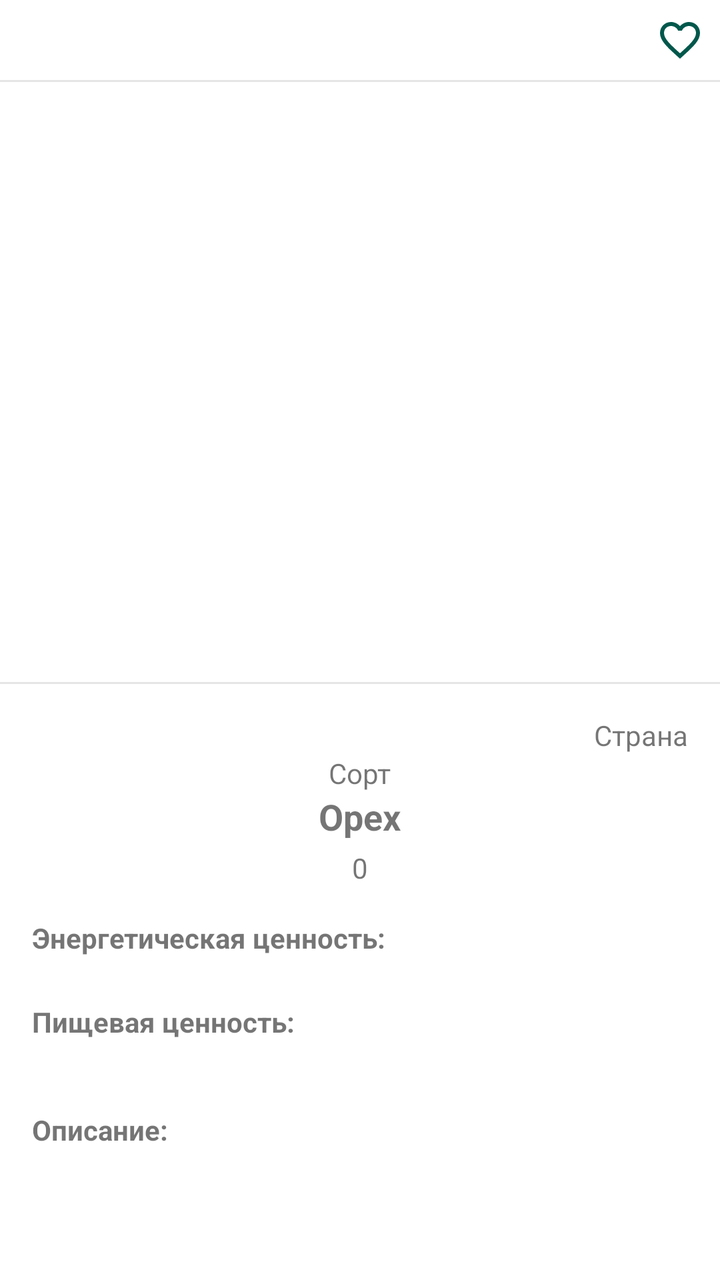
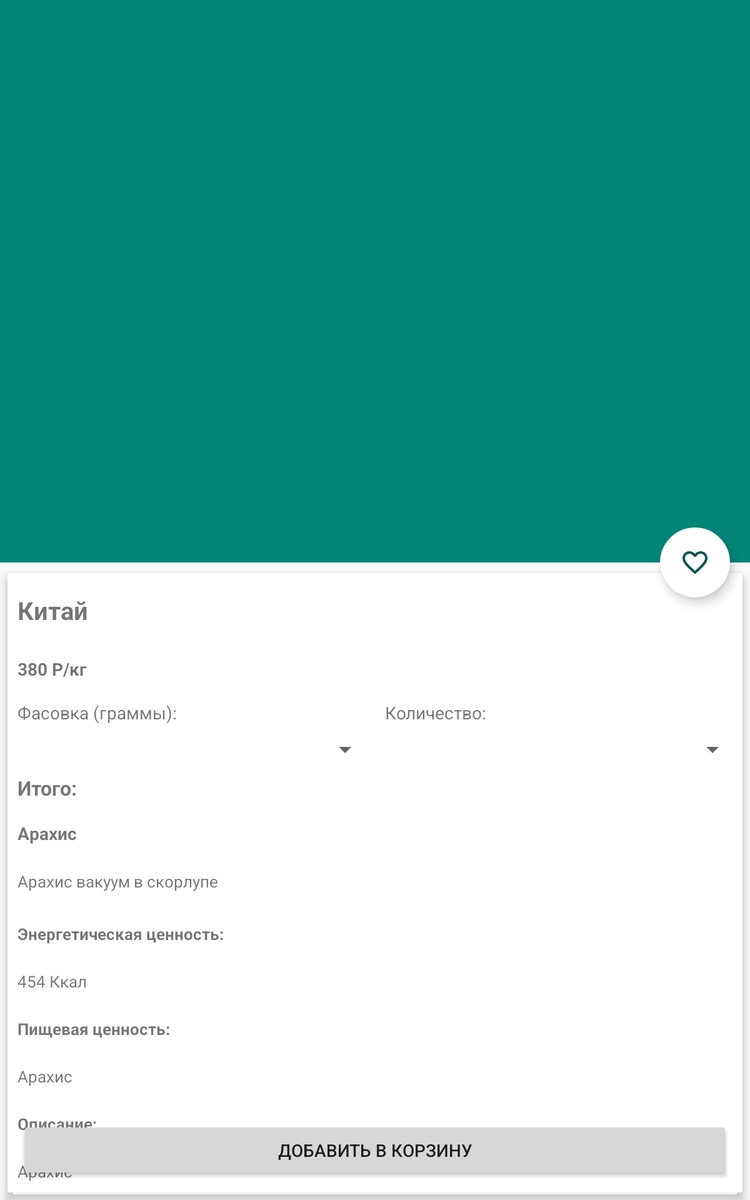

An Android layout and its configuration variant, each rendered on a device that would load it. The default file and the variant file are quoted in full after the pictures.
<!-- AndroidManifest.xml: activity theme AppTheme.NoActionBar -->
<!-- res/layout/activity_product.xml -->
<?xml version="1.0" encoding="utf-8"?>
<LinearLayout xmlns:android="http://schemas.android.com/apk/res/android"
    xmlns:app="http://schemas.android.com/apk/res-auto"
    xmlns:tools="http://schemas.android.com/tools"
    android:layout_width="match_parent"
    android:layout_height="match_parent"
    android:background="@color/white"
    android:orientation="vertical"
    tools:context=".Activities.ProductActivity">


    <FrameLayout
        android:layout_width="match_parent"
        android:layout_height="40dp"
        android:orientation="horizontal">

        <Button
            android:id="@+id/button_back"
            android:layout_width="24dp"
            android:layout_height="24dp"
            android:layout_margin="8dp"
            android:background="@drawable/ic_back"
            android:clickable="true"
            android:gravity="start" />

        <Button
            android:id="@+id/button_favourite"
            android:layout_width="24dp"
            android:layout_height="24dp"
            android:layout_gravity="end"
            android:layout_margin="8dp"
            android:background="@drawable/ic_favorite_product"
            android:clickable="true" />

    </FrameLayout>

    <View
        android:layout_width="match_parent"
        android:layout_height="1dp"
        android:background="@color/light_grey" />

    <ImageView
        android:id="@+id/product_thumbnail"
        android:layout_width="match_parent"
        android:layout_height="300dp"
        android:scaleType="centerCrop" />

    <View
        android:layout_width="match_parent"
        android:layout_height="1dp"
        android:background="@color/light_grey" />

    <ScrollView
        android:layout_width="match_parent"
        android:layout_height="wrap_content">

        <LinearLayout

            android:layout_width="match_parent"
            android:layout_height="match_parent"
            android:gravity="center"
            android:orientation="vertical">


            <TextView
                android:id="@+id/product_country"
                android:layout_width="wrap_content"
                android:layout_height="wrap_content"
                android:layout_gravity="end"
                android:layout_marginTop="@dimen/medium_margin"
                android:layout_marginRight="@dimen/medium_margin"
                android:layout_weight="2"
                android:text="Страна" />

            <TextView
                android:id="@+id/product_sort"
                android:layout_width="wrap_content"
                android:layout_height="0dp"
                android:layout_gravity="center"
                android:layout_weight="1"
                android:text="Сорт" />

            <TextView
                android:id="@+id/product_description"
                android:layout_width="wrap_content"
                android:layout_height="0dp"
                android:layout_gravity="center"
                android:layout_weight="1"
                android:text="Орех"
                android:textSize="18sp"
                android:textStyle="bold" />


            <TextView
                android:id="@+id/price"
                android:layout_width="wrap_content"
                android:layout_height="0dp"
                android:layout_gravity="center"
                android:layout_marginTop="@dimen/small_margin"
                android:layout_marginBottom="@dimen/medium_margin"
                android:layout_weight="1"
                android:text="0" />


            <TextView
                android:layout_width="wrap_content"
                android:layout_height="wrap_content"
                android:layout_gravity="start"
                android:layout_marginLeft="@dimen/medium_margin"
                android:text="Энергетическая ценность:"
                android:textStyle="bold" />

            <TextView
                android:id="@+id/energy_value"
                android:layout_width="wrap_content"
                android:layout_height="wrap_content"
                android:layout_gravity="start"
                android:layout_marginLeft="@dimen/medium_margin"
                android:layout_marginBottom="@dimen/small_margin"
                android:layout_weight="3" />


            <TextView
                android:layout_width="wrap_content"
                android:layout_height="wrap_content"
                android:layout_gravity="start"
                android:layout_marginLeft="@dimen/medium_margin"
                android:text="Пищевая ценность:"
                android:textStyle="bold" />

            <TextView
                android:id="@+id/nutritional_value"
                android:layout_width="wrap_content"
                android:layout_height="wrap_content"
                android:layout_gravity="start"
                android:layout_marginLeft="@dimen/medium_margin"
                android:layout_weight="3" />


            <TextView
                android:layout_width="wrap_content"
                android:layout_height="wrap_content"
                android:layout_gravity="start"
                android:layout_marginLeft="@dimen/medium_margin"
                android:layout_marginTop="@dimen/medium_margin"
                android:text="Описание:"
                android:textStyle="bold" />

            <TextView
                android:id="@+id/about"
                android:layout_width="wrap_content"
                android:layout_height="wrap_content"
                android:layout_marginLeft="@dimen/medium_margin"
                android:layout_marginRight="@dimen/medium_margin"
                android:layout_marginBottom="@dimen/medium_margin"
                android:layout_weight="5" />


        </LinearLayout>
    </ScrollView>
</LinearLayout>
<!-- resources referenced by this layout -->
<resources>
  <color name="light_grey">#E5E5E5</color>
  <color name="white">#FFF</color>
  <dimen name="medium_margin">16dp</dimen>
  <dimen name="small_margin">4dp</dimen>
  <!-- drawable ic_favorite_product (drawable) -->
  <vector android:height="24dp" android:tint="#00574B"
      android:viewportHeight="24.0" android:viewportWidth="24.0"
      android:width="24dp" xmlns:android="http://schemas.android.com/apk/res/android">
      <path android:fillColor="#FF000000" android:pathData="M16.5,3c-1.74,0 -3.41,0.81 -4.5,2.09C10.91,3.81 9.24,3 7.5,3 4.42,3 2,5.42 2,8.5c0,3.78 3.4,6.86 8.55,11.54L12,21.35l1.45,-1.32C18.6,15.36 22,12.28 22,8.5 22,5.42 19.58,3 16.5,3zM12.1,18.55l-0.1,0.1 -0.1,-0.1C7.14,14.24 4,11.39 4,8.5 4,6.5 5.5,5 7.5,5c1.54,0 3.04,0.99 3.57,2.36h1.87C13.46,5.99 14.96,5 16.5,5c2,0 3.5,1.5 3.5,3.5 0,2.89 -3.14,5.74 -7.9,10.05z"/>
  </vector>
  <style name="AppTheme.NoActionBar">
          <item name="windowActionBar">false</item>
          <item name="windowNoTitle">true</item>
      </style>
</resources>
<!-- res/layout-large/activity_product.xml (the repository's variant of the layout above) -->
<!-- drawn on a 7-inch tablet held upright -->
<?xml version="1.0" encoding="utf-8"?>
<android.support.design.widget.CoordinatorLayout xmlns:android="http://schemas.android.com/apk/res/android"
    xmlns:app="http://schemas.android.com/apk/res-auto"
    xmlns:tools="http://schemas.android.com/tools"
    android:layout_width="match_parent"
    android:layout_height="match_parent"
    tools:context=".Activities.ProductActivity">

    <android.support.design.widget.AppBarLayout
        android:id="@+id/app_bar_layout"
        android:layout_width="match_parent"
        android:layout_height="wrap_content"
        android:fitsSystemWindows="true"
        android:theme="@style/ThemeOverlay.AppCompat.Dark.ActionBar"

        >

        <android.support.design.widget.CollapsingToolbarLayout
            android:id="@+id/collapsing_toolbar"
            android:layout_width="match_parent"
            android:layout_height="450dp"
            android:fitsSystemWindows="true"
            app:contentScrim="?attr/colorPrimary"
            app:expandedTitleTextAppearance="@android:color/transparent"
            app:layout_scrollFlags="scroll|exitUntilCollapsed">

            <ImageView
                android:id="@+id/product_thumbnail"
                android:layout_width="match_parent"
                android:layout_height="450dp"
                android:contentDescription="@string/app_name"
                android:scaleType="centerCrop"
                app:layout_collapseMode="parallax" />

            <android.support.v7.widget.Toolbar
                android:id="@+id/toolbar"
                android:layout_width="match_parent"
                android:layout_height="?attr/actionBarSize"
                app:layout_collapseMode="pin"
                app:popupTheme="@style/ThemeOverlay.AppCompat.Light" />


        </android.support.design.widget.CollapsingToolbarLayout>


    </android.support.design.widget.AppBarLayout>

    <android.support.v4.widget.NestedScrollView
        android:layout_width="match_parent"
        android:layout_height="match_parent"
        android:clipToPadding="false"
        app:layout_behavior="@string/appbar_scrolling_view_behavior">

        <android.support.v7.widget.CardView
            android:layout_width="match_parent"
            android:layout_height="wrap_content"
            android:layout_marginBottom="100dp"
            app:cardElevation="5dp"
            app:cardUseCompatPadding="true">

            <LinearLayout
                android:layout_width="match_parent"
                android:layout_height="wrap_content"
                android:orientation="vertical">

                <TextView
                    android:id="@+id/product_country"
                    android:layout_width="wrap_content"
                    android:layout_height="wrap_content"
                    android:layout_marginTop="8dp"
                    android:padding="8dp"
                    android:textSize="20sp"
                    android:textStyle="bold"
                    tools:text="Китай" />

                <TextView
                    android:id="@+id/price"
                    android:layout_width="wrap_content"
                    android:layout_height="wrap_content"
                    android:layout_marginTop="8dp"
                    android:padding="8dp"
                    android:textSize="14sp"
                    android:textStyle="bold"
                    tools:text="380 Р/кг" />

                <LinearLayout
                    android:layout_width="match_parent"
                    android:layout_height="wrap_content"
                    android:layout_weight="2"
                    android:orientation="horizontal">

                    <TextView
                        android:layout_width="0dp"
                        android:layout_height="match_parent"
                        android:layout_weight="1"
                        android:padding="8dp"
                        android:text="Фасовка (граммы):"></TextView>

                    <TextView
                        android:layout_width="0dp"
                        android:layout_height="match_parent"
                        android:layout_weight="1"
                        android:padding="8dp"
                        android:text="Количество:" />
                </LinearLayout>

                <LinearLayout
                    android:layout_width="match_parent"
                    android:layout_height="wrap_content"
                    android:orientation="horizontal"
                    android:weightSum="2">

                    <Spinner
                        android:id="@+id/spinner"
                        android:layout_width="0dp"
                        android:layout_height="match_parent"
                        android:layout_weight="1"
                        android:padding="8dp"></Spinner>

                    <Spinner
                        android:id="@+id/amount_spinner"
                        android:layout_width="0dp"
                        android:layout_height="match_parent"
                        android:layout_weight="1"
                        android:padding="8dp"></Spinner>
                </LinearLayout>


                <TextView
                    android:id="@+id/product_summ_tv"
                    android:layout_width="match_parent"
                    android:layout_height="wrap_content"
                    android:padding="8dp"
                    android:text="Итого: "
                    android:textSize="16sp"
                    android:textStyle="bold" />


                <TextView
                    android:id="@+id/product_sort"
                    android:layout_width="wrap_content"
                    android:layout_height="wrap_content"
                    android:layout_gravity="center_vertical"
                    android:layout_weight="9"
                    android:padding="8dp"
                    android:textSize="14sp"
                    android:textStyle="bold"
                    tools:text="Арахис" />

                <TextView
                    android:id="@+id/product_description"
                    android:layout_width="wrap_content"
                    android:layout_height="wrap_content"
                    android:layout_marginTop="4dp"
                    android:lineSpacingMultiplier="1.5"
                    android:padding="8dp"
                    android:textSize="13sp"
                    tools:text="Арахис вакуум в скорлупе" />

                <TextView
                    android:layout_width="wrap_content"
                    android:layout_height="wrap_content"
                    android:layout_marginTop="8dp"
                    android:lineSpacingMultiplier="1.5"
                    android:padding="8dp"
                    android:text="Энергетическая ценность: "
                    android:textSize="13sp"
                    android:textStyle="bold" />

                <TextView
                    android:id="@+id/energy_value"
                    android:layout_width="wrap_content"
                    android:layout_height="wrap_content"
                    android:layout_marginTop="4dp"
                    android:lineSpacingMultiplier="1.5"
                    android:padding="8dp"
                    android:textSize="13sp"
                    tools:text="454 Ккал" />

                <TextView
                    android:layout_width="wrap_content"
                    android:layout_height="wrap_content"
                    android:layout_marginTop="4dp"
                    android:lineSpacingMultiplier="1.5"
                    android:padding="8dp"
                    android:text="Пищевая ценность: "
                    android:textSize="13sp"
                    android:textStyle="bold" />

                <TextView
                    android:id="@+id/nutritional_value"
                    android:layout_width="wrap_content"
                    android:layout_height="wrap_content"
                    android:layout_marginTop="4dp"
                    android:lineSpacingMultiplier="1.5"
                    android:padding="8dp"
                    android:textSize="13sp"
                    tools:text="Арахис" />

                <TextView
                    android:layout_width="wrap_content"
                    android:layout_height="wrap_content"
                    android:layout_marginTop="4dp"
                    android:lineSpacingMultiplier="1.5"
                    android:padding="8dp"
                    android:text="Описание: "
                    android:textSize="13sp"
                    android:textStyle="bold" />

                <TextView
                    android:id="@+id/about"
                    android:layout_width="wrap_content"
                    android:layout_height="wrap_content"
                    android:layout_marginTop="4dp"
                    android:lineSpacingMultiplier="1.5"
                    android:padding="8dp"
                    android:textSize="13sp"
                    tools:text="Арахис" />


            </LinearLayout>


        </android.support.v7.widget.CardView>

    </android.support.v4.widget.NestedScrollView>


    <android.support.design.widget.FloatingActionButton
        android:id="@+id/button_favourite"
        android:layout_width="wrap_content"
        android:layout_height="wrap_content"
        android:layout_marginEnd="16dp"
        app:srcCompat="@drawable/ic_favorite"
        app:elevation="6dp"
        app:layout_anchor="@id/app_bar_layout"
        app:layout_anchorGravity="bottom|right|end"
        app:pressedTranslationZ="12dp" />

    <Button
        android:id="@+id/to_cart_btn"
        android:layout_width="match_parent"
        android:layout_height="wrap_content"
        android:layout_gravity="bottom"
        android:layout_marginStart="16dp"
        android:layout_marginTop="32dp"
        android:layout_marginEnd="16dp"
        android:layout_marginBottom="16dp"
        android:text="Добавить в корзину" />
</android.support.design.widget.CoordinatorLayout>
<!-- resources referenced by the variant -->
<!-- as a 7-inch tablet held upright resolves them -->
<resources>
  <!-- drawable ic_favorite (drawable) -->
  <vector android:height="24dp" android:tint="#00574B"
      android:viewportHeight="24.0" android:viewportWidth="24.0"
      android:width="24dp" xmlns:android="http://schemas.android.com/apk/res/android">
      <path android:fillColor="#00574B" android:pathData="M16.5,3c-1.74,0 -3.41,0.81 -4.5,2.09C10.91,3.81 9.24,3 7.5,3 4.42,3 2,5.42 2,8.5c0,3.78 3.4,6.86 8.55,11.54L12,21.35l1.45,-1.32C18.6,15.36 22,12.28 22,8.5 22,5.42 19.58,3 16.5,3zM12.1,18.55l-0.1,0.1 -0.1,-0.1C7.14,14.24 4,11.39 4,8.5 4,6.5 5.5,5 7.5,5c1.54,0 3.04,0.99 3.57,2.36h1.87C13.46,5.99 14.96,5 16.5,5c2,0 3.5,1.5 3.5,3.5 0,2.89 -3.14,5.74 -7.9,10.05z"/>
  </vector>
  <string name="app_name">Naturonik</string>
  <style name="AppTheme.NoActionBar">
          <item name="windowActionBar">false</item>
          <item name="windowNoTitle">true</item>
      </style>
</resources>
